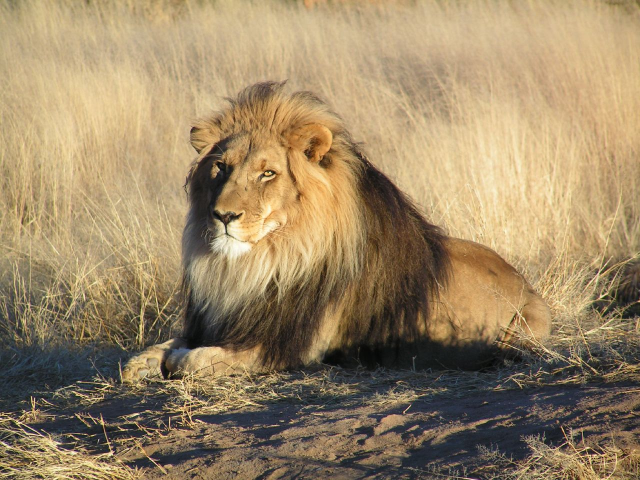
#> input picture images/lion.jpg, 1280 x 960 px, found by its file name (shown at 1/2 size)
$ python 5.tranformations.py
#> lines starting #> are read from the running program, lines starting #| are printed output that depends on the picture
from turtle import width
import cv2 as cv
import numpy as np

img = cv.imread("lion.jpg")
#> img is the input picture: shape (960, 1280, 3); mean B, G, R 102.3, 135.3, 156.3
cv.imshow("Lion",img)


# Translation
def translate(img, x ,y):
#> called with x = 200, y = -200
    transMat = np.float32([[1,0,x],[0,1,y]])
    dimension = (img.shape[1], img.shape[0])
#> dimension = (1280, 960)
    return cv.warpAffine(img,transMat,dimension)

# -x --> Left
# -y --> Up
#  x --> Right
#  y --> Down

translated = translate(img,200,-200)
cv.imshow("Translated",translated)

# Rotating
def rotate(img, angle, rotPoint = None):
#> called with angle = 45
    (height,width) = img.shape[:2]
#> height = 960; width = 1280
    if rotPoint is None:
        rotPoint = (width//2,height//2)
#> rotPoint = (640, 480)

    rotMat = cv.getRotationMatrix2D(rotPoint, angle, 1.0)
    dimension = (width, height)
#> dimension = (1280, 960)
    return cv.warpAffine(img, rotMat, dimension)

rotated = rotate(img,45)
cv.imshow("Rotated",rotated)
rotated_rotated = rotate(rotated,45)
rotated_rotated = rotate(rotated_rotated,45)
rotated_rotated = rotate(rotated_rotated,45)
#> call 4 of rotate, with angle = 45
#> in rotate (call 4), `return cv.warpAffine(img, rotMat, dimension)`:
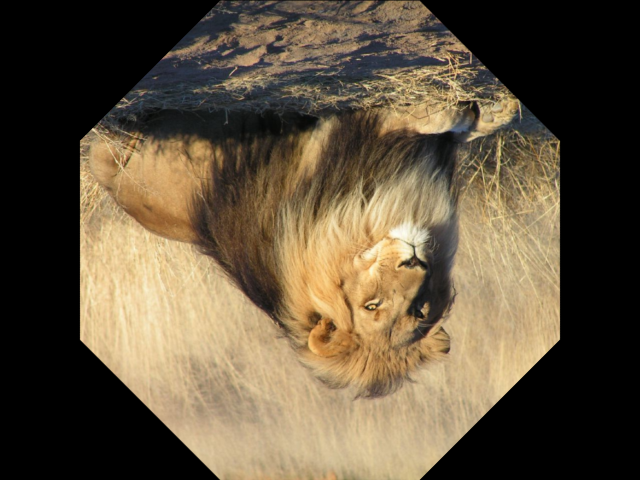
#> returned value: shape (960, 1280, 3) (shown at 1/2 size); mean of channels 0, 1, 2 62.2, 83.3, 97.2; drawn as B, G, R
rotated_rotated = rotate(rotated_rotated,45)
#> in rotate (call 5), `return cv.warpAffine(img, rotMat, dimension)`:
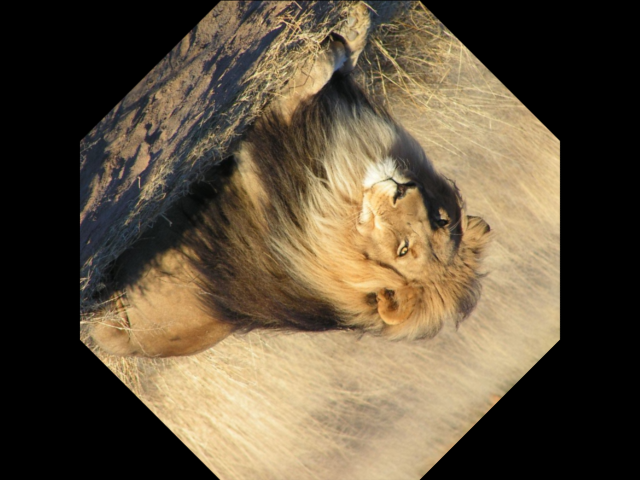
#> returned value: shape (960, 1280, 3) (shown at 1/2 size); mean of channels 0, 1, 2 62.2, 83.2, 97.1; drawn as B, G, R
rotated_rotated = rotate(rotated_rotated,45)
#> in rotate (call 6), `return cv.warpAffine(img, rotMat, dimension)`:
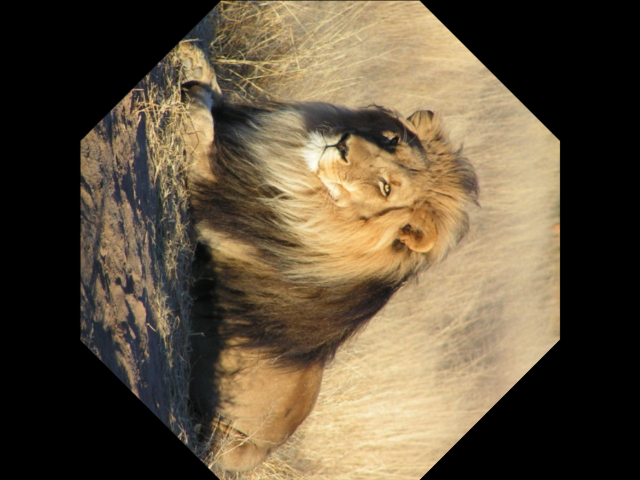
#> returned value: shape (960, 1280, 3) (shown at 1/2 size); mean of channels 0, 1, 2 62.1, 83.2, 97; drawn as B, G, R
rotated_rotated = rotate(rotated_rotated,45)
#> in rotate (call 7), `return cv.warpAffine(img, rotMat, dimension)`:
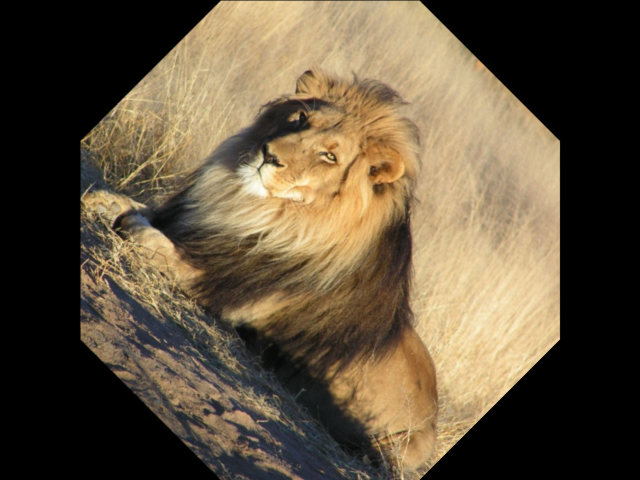
#> returned value: shape (960, 1280, 3) (shown at 1/2 size); mean of channels 0, 1, 2 62.1, 83.1, 97; drawn as B, G, R
rotated_rotated = rotate(rotated_rotated,45)
#> in rotate (call 8), `return cv.warpAffine(img, rotMat, dimension)`:
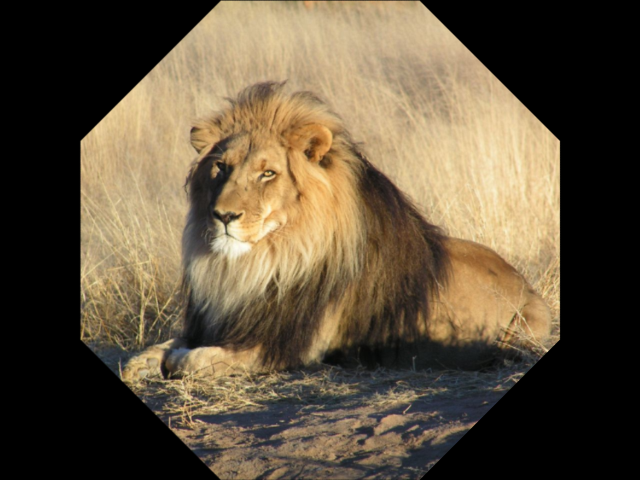
#> returned value: shape (960, 1280, 3) (shown at 1/2 size); mean of channels 0, 1, 2 62.1, 83.1, 97; drawn as B, G, R
cv.imshow("Rotated_Rotated",rotated_rotated)

# Resizing
resized = cv.resize(img, (500,500),interpolation=cv.INTER_CUBIC)
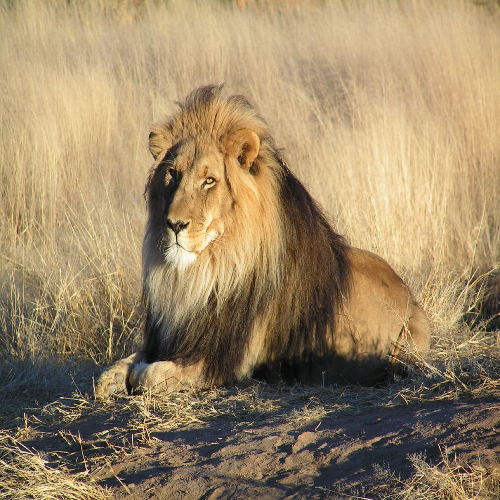
#> resized: shape (500, 500, 3); mean B, G, R 102.3, 135.3, 156.2
cv.imshow("Resized",resized)

# Flipping
flip = cv.flip(img,0)
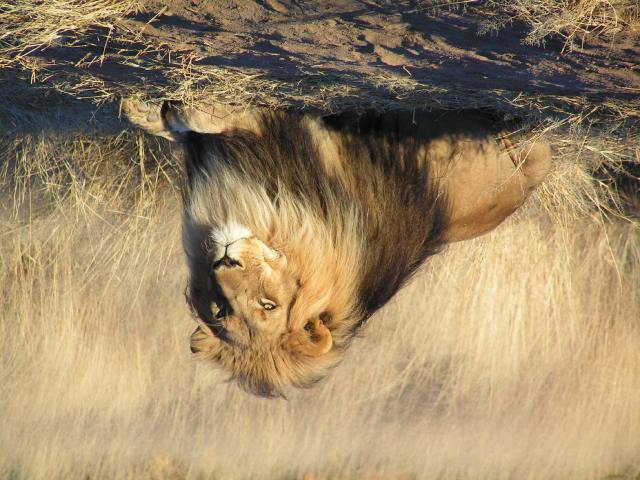
#> flip: shape (960, 1280, 3) (shown at 1/2 size); mean B, G, R 102.3, 135.3, 156.3
cv.imshow("Flip",flip)


cv.waitKey()
